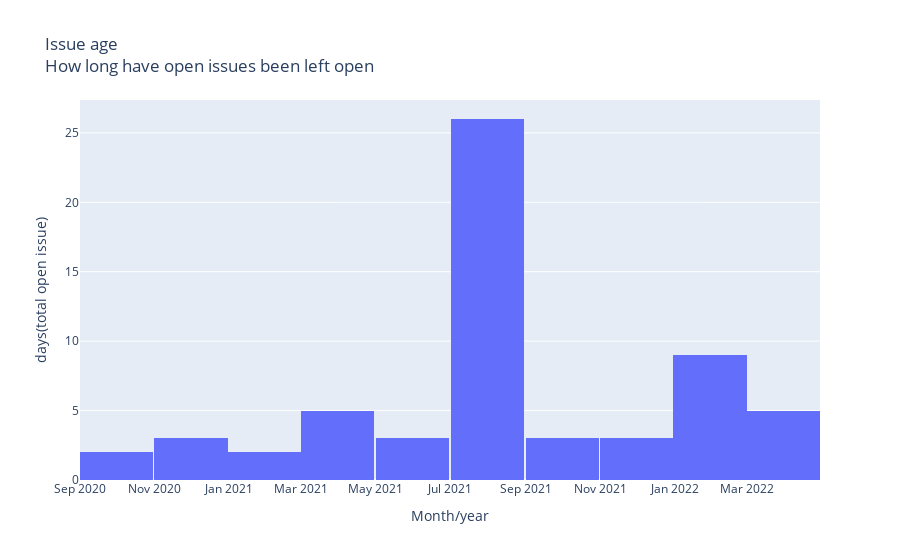

Notebook source saved alongside this figure:
### Markdown cell above
### Issue Age

### Code cell
from requests import request
import json
from pandas.io.json import json_normalize
import pandas as pd
import matplotlib.pyplot as plt
from datetime import datetime
import plotly.graph_objects as go
# import pandasql as ps
from numpy import count_nonzero
import seaborn as sns
r=request(url='http://augur.chaoss.io/api/unstable/repos/25440/issues-open-age', method='get')
e = r.json()
df=pd.DataFrame(e)
# print(df) 
#df['date'] = pd.DatetimeIndex(df['date']).month
df['date'] = pd.to_datetime(df.date, format='%Y-%m-%d %H:%M:%S')
# df['date'] = df['date'].dt.strftime('%m-%Y')
# ax = sns.barplot(x="date", y="open_date", data=df)
# ax.set(xlabel="Month/year", ylabel = "days(total open issue) ", title = "Issue age  ")
# sns.set(rc = {'figure.figsize':(5,16)})
# plt.ylim(10, 520)

fig = go.Figure([go.Histogram(x=df['date'], y=df['open_date'])])
fig.update_layout(title_text="Issue Age <br>How long have open issues been left open")
fig.update_xaxes(title_text="Month/year")
fig.update_yaxes(title_text="days(total open issue)")
fig.show()


#How long have open issues been left open?

### Figure 1 — Plotly figure (JSON) as saved in the notebook; plotly's stock layout.template omitted (floating-point values rounded to 4 significant figures)
{"data": [{"type": "histogram", "x": ["2020-10-05T00:00:00+00:00", "2020-10-07T00:00:00+00:00", "2020-11-01T00:00:00+00:00", "2020-12-18T00:00:00+00:00", "2020-12-29T00:00:00+00:00", "2021-02-10T00:00:00+00:00", "2021-02-25T00:00:00+00:00", "2021-03-13T00:00:00+00:00", "2021-03-20T00:00:00+00:00", "2021-03-22T00:00:00+00:00", "2021-04-07T00:00:00+00:00", "2021-04-19T00:00:00+00:00", "2021-05-12T00:00:00+00:00", "2021-06-23T00:00:00+00:00", "2021-06-29T00:00:00+00:00", "2021-07-07T00:00:00+00:00", "2021-07-07T00:00:00+00:00", "2021-07-07T00:00:00+00:00", "2021-07-07T00:00:00+00:00", "2021-07-07T00:00:00+00:00", "2021-07-07T00:00:00+00:00", "2021-07-07T00:00:00+00:00", "2021-07-07T00:00:00+00:00", "2021-07-07T00:00:00+00:00", "2021-07-07T00:00:00+00:00", "2021-07-16T00:00:00+00:00", "2021-07-17T00:00:00+00:00", "2021-07-22T00:00:00+00:00", "2021-07-22T00:00:00+00:00", "2021-07-23T00:00:00+00:00", "2021-07-28T00:00:00+00:00", "2021-07-30T00:00:00+00:00", "2021-08-01T00:00:00+00:00", "2021-08-06T00:00:00+00:00", "2021-08-06T00:00:00+00:00", "2021-08-10T00:00:00+00:00", "2021-08-10T00:00:00+00:00", "2021-08-10T00:00:00+00:00", "2021-08-11T00:00:00+00:00", "2021-08-16T00:00:00+00:00", "2021-08-16T00:00:00+00:00", "2021-09-15T00:00:00+00:00", "2021-10-09T00:00:00+00:00", "2021-10-11T00:00:00+00:00", "2021-11-01T00:00:00+00:00", "2021-11-13T00:00:00+00:00", "2021-11-25T00:00:00+00:00", "2022-02-06T00:00:00+00:00", "2022-02-07T00:00:00+00:00", "2022-02-08T00:00:00+00:00", "2022-02-08T00:00:00+00:00", "2022-02-09T00:00:00+00:00", "2022-02-13T00:00:00+00:00", "2022-02-28T00:00:00+00:00", "2022-02-28T00:00:00+00:00", "2022-02-27T00:00:00+00:00", "2022-03-18T00:00:00+00:00", "2022-03-24T00:00:00+00:00", "2022-03-26T00:00:00+00:00", "2022-03-25T00:00:00+00:00", "2022-03-27T00:00:00+00:00"], "y": [540, 538, 512, 466, 455, 412, 397, 381, 374, 372, 356, 344, 321, 279, 273, 265, 265, 265, 265, 265, 265, 265, 265, 265, 265, 256, 255, 250, 250, 249, 243, 242, 240, 235, 235, 231, 231, 231, 230, 225, 225, 195, 171, 169, 148, 136, 124, 51, 50, 49, 49, 48, 44, 29, 29, 29, 11, 5, 3, 3, 2]}], "layout": {"title": {"text": "Issue age <br>How long have open issues been left open"}, "xaxis": {"title": {"text": "Month/year"}}, "yaxis": {"title": {"text": "days(total open issue)"}}}}
